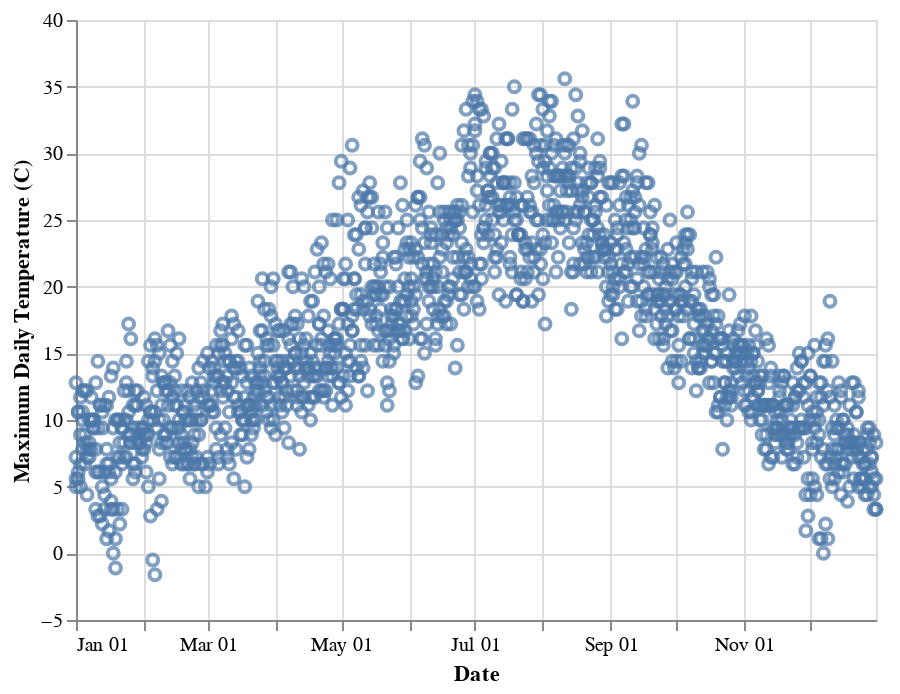

The cell this chart's notebook holds for it:
### Markdown cell above
Построение диаграммы рассеивания значений температуры.

### Code cell
points = alt.Chart(settle_data).mark_point().encode(
    alt.X("monthdate(date):T", title="Date"),
    alt.Y(
        "temp_max:Q",
        title='Maximum Daily Temperature (C)',
        scale=alt.Scale(domain=[-5, 40])
    )
)

# T- Specify Time data
# Q- Specify quantitative data
# O- Specify ordinal data

points

### Figure 1 — Vega-Lite specification as saved in the notebook (floating-point values rounded to 4 significant figures; data arrays with more than 128 entries replaced by an {"elided": "..."} marker saying what was removed)
{"config": {"view": {"continuousWidth": 400, "continuousHeight": 300}}, "data": {"name": "data-830c39fec90146253fb06a06c26374ef"}, "mark": "point", "encoding": {"x": {"type": "temporal", "field": "date", "timeUnit": "monthdate", "title": "Date"}, "y": {"type": "quantitative", "field": "temp_max", "scale": {"domain": [-5, 40]}, "title": "Maximum Daily Temperature (C)"}}, "$schema": "https://vega.github.io/schema/vega-lite/v4.8.1.json", "datasets": {"data-830c39fec90146253fb06a06c26374ef": {"elided": "1461 records"}}}
